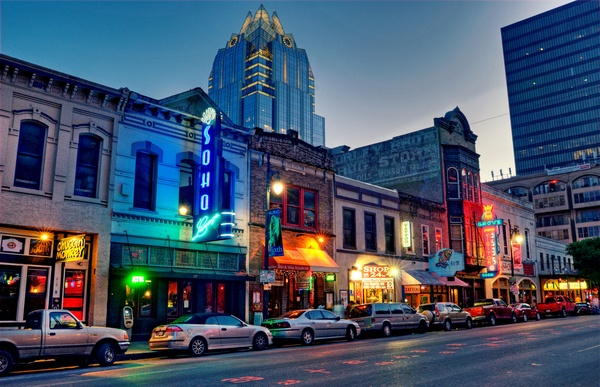
#> input picture Homework1-SVD/austin_image.jpg, 600 x 387 px, shrunk from 2880 x 1857 before the run
$ python hw1_q5a.py
#> lines starting #> are read from the running program, lines starting #| are printed output that depends on the picture; long printed decimals are rounded
#class   : Foundations of Data Science
#homework: 1
#question: 5
#author  : Mohammad Afzal Shadab
#email   : mashadab@utexas.edu

import numpy as np
import matplotlib.pyplot as plt
from matplotlib.image import imread
import os
plt.rcParams['figure.figsize'] = [16.0, 8.0]
plt.rcParams['figure.dpi'] = 300

#Part (a) Image analysis using SVD
A = imread('austin_image.jpg')  #reading the image
#> A is the input picture: shape (387, 600, 3); mean R, G, B 69.6, 83.2, 103.5
X = np.mean(A, -1)              #converting RGB to grayscale

img = plt.imshow(X)
plt.set_cmap('gray')
plt.axis('off')
plt.savefig(f'original.jpg')

U, S, VT = np.linalg.svd(X, full_matrices =False) #Performing reduced SVD
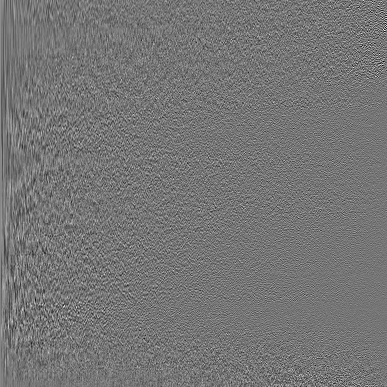
#> U: shape (387, 387) float64; min -0.299, max 0.348, mean 0.000159; drawn with min black and max white
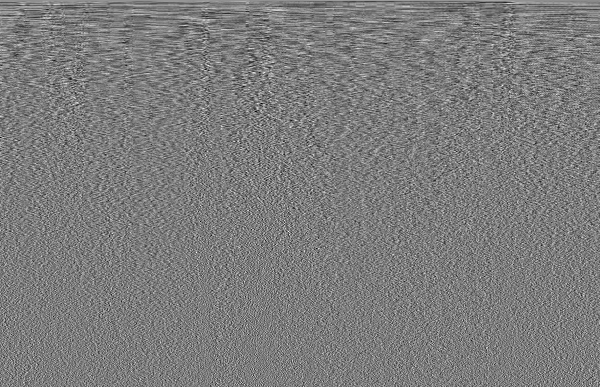
#> VT: shape (387, 600) float64; min -0.205, max 0.214, mean 0.000152; drawn with min black and max white
#> S = 387 values, max 42882.3 at index 0, min 20.88 at index 386, mean 609.9
S        = np.diag(S)                             #converting into diagonal matrix
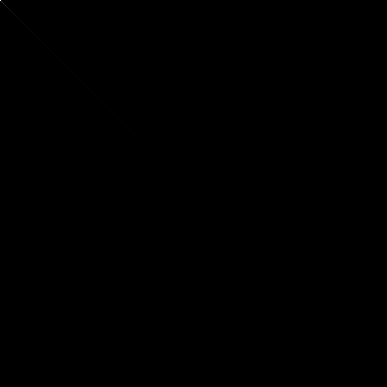
#> S: shape (387, 387) float64; min 0, max 42882.3, mean 1.6; drawn with min black and max white

j = 0

for r in (1,4,16,32):
    #Constructing a low rank approximation of the image
    Xapprox = U[:,:r] @ S[:r,:r] @ VT[:r,:]
    plt.figure(j+1)
    img = plt.imshow(Xapprox)
    plt.set_cmap('gray')
    plt.axis('off')
    plt.title(f' r= {r}')
    plt.savefig(f'svd_{r}modes.jpg')
    j += 1
#> this loop made 4 passes
#> pass 3, `Xapprox = U[:,:r] @ S[:r,:r] @ VT[:r,:]`:
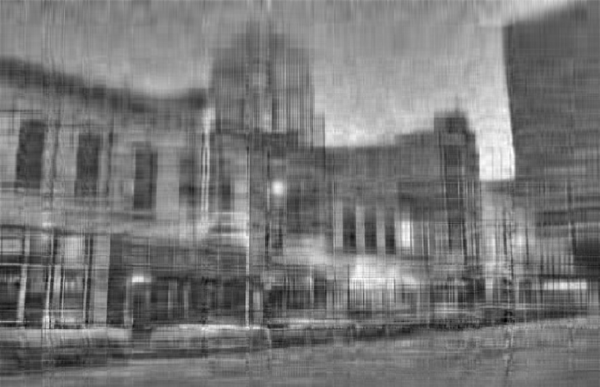
#> Xapprox: shape (387, 600) float64; min -61.27, max 250.1, mean 85.5; drawn with min black and max white
#> after the loop, j = 4

plt.figure(j+1)
plt.semilogy(np.diag(S))
plt.ylabel('Singular values')
plt.xlabel('Number of modes')
plt.savefig('singular_values.jpg')
#> figure, not shown here; curve peaks at x = 0, y = 42882.3

plt.figure(j+2)
plt.plot(np.cumsum(np.diag(S))/np.sum(np.diag(S)))
plt.ylabel('Cumulative sum of Singular values')
plt.xlabel('Number of modes')
plt.savefig('cum_sum_singular_values.jpg')
#> figure, not shown here; curve peaks at x = 386, y = 1


#Part (b) Percentage of Frobenius norm
S = np.diag(S)

norm = np.zeros((4,2))
j = 0
for r in (1,4,16,32):
    norm[j,0] = int(r)
    norm[j,1] = np.linalg.norm(S[:r])/np.linalg.norm(S)*100
    j += 1
#> after the loop, j = 4; norm = [[1, 90.38], [4, 94.12], [16, 97.58], [32, 98.69]]

print('Modes         Frobenius norm \n')
print(norm)
#| [[ 1.         90.378]
#|  [ 4.         94.121]
#|  [16.         97.577]
#|  [32.         98.691]]


#Part (c) White noise image analysis using SVD
X   = np.random.rand(*X.shape)

img = plt.imshow(X)
plt.set_cmap('gray')
plt.axis('off')
plt.savefig(f'noise_original.jpg')

U, S, VT = np.linalg.svd(X, full_matrices =False) #Performing reduced SVD
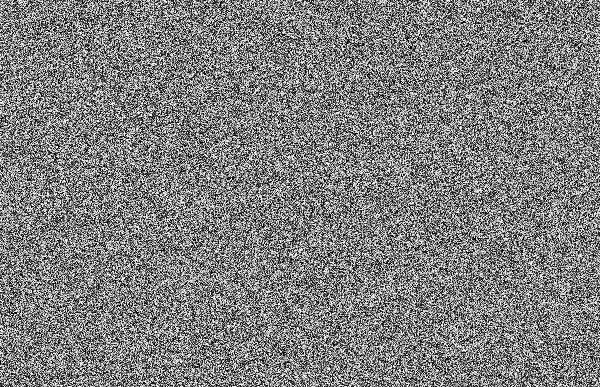
#> X: shape (387, 600) float64; min 3.31e-06, max 1, mean 0.501
S        = np.diag(S)                             #converting into diagonal matrix

j = 0

for r in (1,4,16,32):
    #Constructing a low rank approximation of the image
    Xapprox = U[:,:r] @ S[:r,:r] @ VT[:r,:]
    plt.figure(j+1)
    img = plt.imshow(Xapprox)
    plt.set_cmap('gray')
    plt.axis('off')
    plt.title(f' r= {r}')
    plt.savefig(f'noise_svd_{r}modes.jpg')
    j += 1
#> after the loop, j = 4

plt.figure(j+1)
plt.semilogy(np.diag(S))
plt.ylabel('Singular values')
plt.xlabel('Number of modes')
plt.savefig('noise_singular_values.jpg')
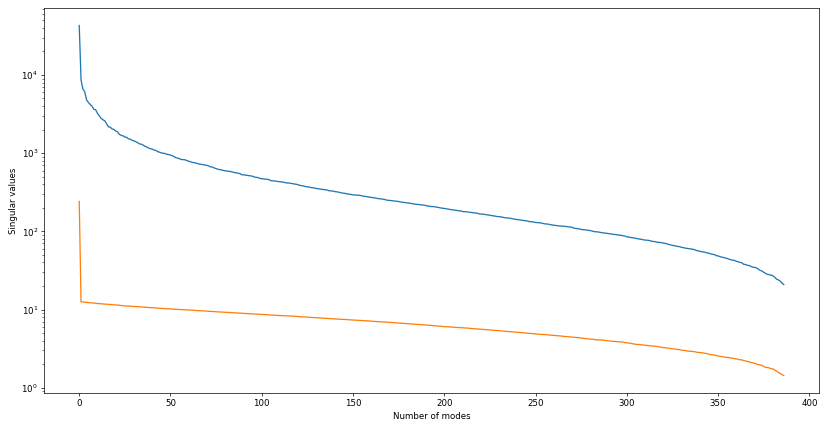
#> figure drawn by matplotlib, 1 panel; curve peaks at x = 0, y = 42882.3; curve peaks at x = 0, y = 241.4

plt.figure(j+2)
plt.plot(np.cumsum(np.diag(S))/np.sum(np.diag(S)))
plt.ylabel('Cumulative sum of Singular values')
plt.xlabel('Number of modes')
plt.savefig('noise_cum_sum_singular_values.jpg')

S = np.diag(S)

norm = np.zeros((4,2))
j = 0
for r in (1,4,16,32):
    norm[j,0] = int(r)
    norm[j,1] = np.linalg.norm(S[:r])/np.linalg.norm(S)*100
    j += 1
#> after the loop, j = 4; norm = [[1, 86.66], [4, 87.01], [16, 88.28], [32, 89.76]]
print('White noise \n')
print('Modes         Frobenius norm \n')
print(norm)
#| [[ 1.         86.663]
#|  [ 4.         87.011]
#|  [16.         88.284]
#|  [32.         89.755]]
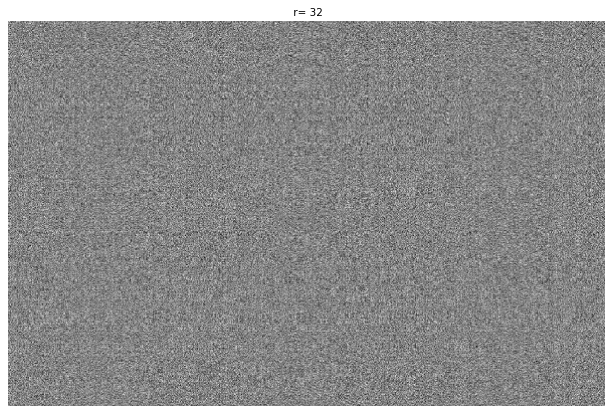
#> figure drawn by matplotlib, 1 panel
